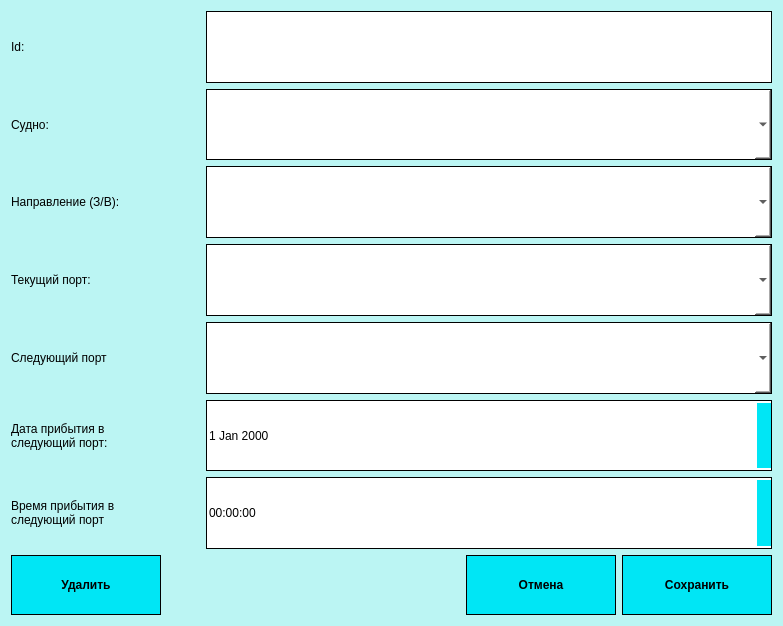
<?xml version="1.0" encoding="UTF-8"?>
<ui version="4.0">
 <class>ROUTE_Dialog</class>
 <widget class="QDialog" name="ROUTE_Dialog">
  <property name="geometry">
   <rect>
    <x>0</x>
    <y>0</y>
    <width>783</width>
    <height>626</height>
   </rect>
  </property>
  <property name="windowTitle">
   <string>Dialog</string>
  </property>
  <property name="styleSheet">
   <string notr="true">QDialog#ROUTE_Dialog {
	background-color: rgb(187, 245, 243);
}</string>
  </property>
  <layout class="QGridLayout" name="gridLayout" rowstretch="90,10">
   <item row="0" column="0">
    <layout class="QVBoxLayout" name="verticalLayout">
     <item>
      <layout class="QHBoxLayout" name="horizontalLayout_2" stretch="25,75">
       <item>
        <widget class="QLabel" name="label">
         <property name="text">
          <string>Id:</string>
         </property>
        </widget>
       </item>
       <item>
        <widget class="QLineEdit" name="lineEdit">
         <property name="sizePolicy">
          <sizepolicy hsizetype="Expanding" vsizetype="Ignored">
           <horstretch>0</horstretch>
           <verstretch>0</verstretch>
          </sizepolicy>
         </property>
         <property name="styleSheet">
          <string notr="true">QLineEdit {
border: 1px solid #000000;
}</string>
         </property>
        </widget>
       </item>
      </layout>
     </item>
     <item>
      <layout class="QHBoxLayout" name="horizontalLayout_3" stretch="25,75">
       <item>
        <widget class="QLabel" name="label_2">
         <property name="text">
          <string>Судно:</string>
         </property>
        </widget>
       </item>
       <item>
        <widget class="QComboBox" name="comboBox_3">
         <property name="sizePolicy">
          <sizepolicy hsizetype="Preferred" vsizetype="Ignored">
           <horstretch>0</horstretch>
           <verstretch>0</verstretch>
          </sizepolicy>
         </property>
         <property name="styleSheet">
          <string notr="true">
QComboBox::drop-down {
    subcontrol-origin: padding;
    subcontrol-position: top right;
     width: 10px;
	background-color:  rgb(0, 230, 245);
    image: url(:/new/prefix1/1.png);
    padding-left: 7px;
	padding-right: 7px;

    border-left-width: 1px;
    border-left-color: black;
    border-left-style: solid;  
 }
QComboBox {
background-color: rgb(255, 255, 255);
border: 1px solid black;
}
QComboBox QAbstractItemView {
    background-color: rgb(255, 255, 255);
 }</string>
         </property>
        </widget>
       </item>
      </layout>
     </item>
     <item>
      <layout class="QHBoxLayout" name="horizontalLayout_4" stretch="25,75">
       <item>
        <widget class="QLabel" name="label_3">
         <property name="text">
          <string>Направление (З/В):</string>
         </property>
        </widget>
       </item>
       <item>
        <widget class="QComboBox" name="comboBox">
         <property name="sizePolicy">
          <sizepolicy hsizetype="Preferred" vsizetype="Ignored">
           <horstretch>0</horstretch>
           <verstretch>0</verstretch>
          </sizepolicy>
         </property>
         <property name="styleSheet">
          <string notr="true">
QComboBox::drop-down {
    subcontrol-origin: padding;
    subcontrol-position: top right;
     width: 10px;
	background-color:  rgb(0, 230, 245);
    image: url(:/new/prefix1/1.png);
    padding-left: 7px;
	padding-right: 7px;

    border-left-width: 1px;
    border-left-color: black;
    border-left-style: solid;  
 }
QComboBox {
background-color: rgb(255, 255, 255);
border: 1px solid black;
}
QComboBox QAbstractItemView {
    background-color: rgb(255, 255, 255);
 }</string>
         </property>
        </widget>
       </item>
      </layout>
     </item>
     <item>
      <layout class="QHBoxLayout" name="horizontalLayout_5" stretch="25,75">
       <item>
        <widget class="QLabel" name="label_4">
         <property name="text">
          <string>Текущий порт:</string>
         </property>
        </widget>
       </item>
       <item>
        <widget class="QComboBox" name="comboBox_2">
         <property name="sizePolicy">
          <sizepolicy hsizetype="Preferred" vsizetype="Ignored">
           <horstretch>0</horstretch>
           <verstretch>0</verstretch>
          </sizepolicy>
         </property>
         <property name="styleSheet">
          <string notr="true">
QComboBox::drop-down {
    subcontrol-origin: padding;
    subcontrol-position: top right;
     width: 10px;
	background-color:  rgb(0, 230, 245);
    image: url(:/new/prefix1/1.png);
    padding-left: 7px;
	padding-right: 7px;

    border-left-width: 1px;
    border-left-color: black;
    border-left-style: solid;  
 }
QComboBox {
background-color: rgb(255, 255, 255);
border: 1px solid black;
}
QComboBox QAbstractItemView {
    background-color: rgb(255, 255, 255);
 }</string>
         </property>
        </widget>
       </item>
      </layout>
     </item>
     <item>
      <layout class="QHBoxLayout" name="horizontalLayout_6" stretch="25,75">
       <item>
        <widget class="QLabel" name="label_5">
         <property name="text">
          <string>Следующий порт</string>
         </property>
        </widget>
       </item>
       <item>
        <widget class="QComboBox" name="comboBox_4">
         <property name="sizePolicy">
          <sizepolicy hsizetype="Preferred" vsizetype="Ignored">
           <horstretch>0</horstretch>
           <verstretch>0</verstretch>
          </sizepolicy>
         </property>
         <property name="styleSheet">
          <string notr="true">
QComboBox::drop-down {
    subcontrol-origin: padding;
    subcontrol-position: top right;
     width: 10px;
	background-color:  rgb(0, 230, 245);
    image: url(:/new/prefix1/1.png);
    padding-left: 7px;
	padding-right: 7px;

    border-left-width: 1px;
    border-left-color: black;
    border-left-style: solid;  
 }
QComboBox {
background-color: rgb(255, 255, 255);
border: 1px solid black;
}
QComboBox QAbstractItemView {
    background-color: rgb(255, 255, 255);
 }</string>
         </property>
        </widget>
       </item>
      </layout>
     </item>
     <item>
      <layout class="QHBoxLayout" name="horizontalLayout_7" stretch="25,75">
       <item>
        <widget class="QLabel" name="label_6">
         <property name="text">
          <string>Дата прибытия в
следующий порт:</string>
         </property>
        </widget>
       </item>
       <item>
        <widget class="QDateEdit" name="dateEdit_2">
         <property name="sizePolicy">
          <sizepolicy hsizetype="Minimum" vsizetype="Ignored">
           <horstretch>0</horstretch>
           <verstretch>0</verstretch>
          </sizepolicy>
         </property>
         <property name="styleSheet">
          <string notr="true">QDateEdit {
background-color: rgb(255, 255, 255);
border: 1px solid #000000;
}
QDateEdit::up-button {
     background-color: rgb(0, 230, 245);
 }
QDateEdit::up-button:hover {
     background-color: rgb(0, 243, 255);
 }
QDateEdit::down-button {
     background-color: rgb(0, 230, 245);
 }
QDateEdit::down-button:hover {
     background-color: rgb(0, 243, 255);
 }
QDateEdit::up-arrow {
    image: url(:/new/prefix1/11.png);
     width: 7px;
     height: 7px;
 }
QDateEdit::down-arrow {
    image: url(:/new/prefix1/1.png);
     width: 7px;
     height: 7px;
 }
QDateEdit::down-button:pressed {
	border: 3px solid #000000;
}
QDateEdit::up-button:pressed {
	border: 3px solid #000000;
}


</string>
         </property>
        </widget>
       </item>
      </layout>
     </item>
     <item>
      <layout class="QHBoxLayout" name="horizontalLayout_8" stretch="25,75">
       <item>
        <widget class="QLabel" name="label_7">
         <property name="text">
          <string>Время прибытия в
следующий порт</string>
         </property>
        </widget>
       </item>
       <item>
        <widget class="QTimeEdit" name="timeEdit">
         <property name="sizePolicy">
          <sizepolicy hsizetype="Minimum" vsizetype="Ignored">
           <horstretch>0</horstretch>
           <verstretch>0</verstretch>
          </sizepolicy>
         </property>
         <property name="styleSheet">
          <string notr="true">QTimeEdit {
background-color: rgb(255, 255, 255);
border: 1px solid #000000;
}
QTimeEdit::up-button {
     background-color: rgb(0, 230, 245);
 }
QTimeEdit::up-button:hover {
     background-color: rgb(0, 243, 255);
 }
QTimeEdit::down-button {
     background-color: rgb(0, 230, 245);
 }
QTimeEdit::down-button:hover {
     background-color: rgb(0, 243, 255);
 }
QTimeEdit::up-arrow {
    image: url(:/new/prefix1/11.png);
     width: 7px;
     height: 7px;
 }
QTimeEdit::down-arrow {
    image: url(:/new/prefix1/1.png);
     width: 7px;
     height: 7px;
 }
QTimeEdit::down-button:pressed {
	border: 3px solid #000000;
}
QTimeEdit::up-button:pressed {
	border: 3px solid #000000;
}


</string>
         </property>
        </widget>
       </item>
      </layout>
     </item>
    </layout>
   </item>
   <item row="1" column="0">
    <layout class="QHBoxLayout" name="horizontalLayout" stretch="20,40,20,20">
     <item>
      <widget class="QPushButton" name="pushButton_3">
       <property name="sizePolicy">
        <sizepolicy hsizetype="Minimum" vsizetype="Ignored">
         <horstretch>0</horstretch>
         <verstretch>0</verstretch>
        </sizepolicy>
       </property>
       <property name="styleSheet">
        <string notr="true">QPushButton {
background-color: rgb(0, 230, 245);
font:bold;
border: 1px solid #000000;
}
QPushButton::hover {
	background-color: rgb(0, 243, 255);
}
QPushButton::pressed {
	border: 3px solid #000000;
}</string>
       </property>
       <property name="text">
        <string>Удалить</string>
       </property>
       <property name="autoDefault">
        <bool>false</bool>
       </property>
      </widget>
     </item>
     <item>
      <spacer name="horizontalSpacer">
       <property name="orientation">
        <enum>Qt::Horizontal</enum>
       </property>
       <property name="sizeHint" stdset="0">
        <size>
         <width>40</width>
         <height>20</height>
        </size>
       </property>
      </spacer>
     </item>
     <item>
      <widget class="QPushButton" name="pushButton">
       <property name="sizePolicy">
        <sizepolicy hsizetype="Minimum" vsizetype="Ignored">
         <horstretch>0</horstretch>
         <verstretch>0</verstretch>
        </sizepolicy>
       </property>
       <property name="styleSheet">
        <string notr="true">QPushButton {
background-color: rgb(0, 230, 245);
font:bold;
border: 1px solid #000000;
}
QPushButton::hover {
	background-color: rgb(0, 243, 255);
}
QPushButton::pressed {
	border: 3px solid #000000;
}</string>
       </property>
       <property name="text">
        <string>Отмена</string>
       </property>
      </widget>
     </item>
     <item>
      <widget class="QPushButton" name="pushButton_2">
       <property name="sizePolicy">
        <sizepolicy hsizetype="Minimum" vsizetype="Ignored">
         <horstretch>0</horstretch>
         <verstretch>0</verstretch>
        </sizepolicy>
       </property>
       <property name="styleSheet">
        <string notr="true">QPushButton {
background-color: rgb(0, 230, 245);
font:bold;
border: 1px solid #000000;
}
QPushButton::hover {
	background-color: rgb(0, 243, 255);
}
QPushButton::pressed {
	border: 3px solid #000000;
}</string>
       </property>
       <property name="text">
        <string>Сохранить</string>
       </property>
       <property name="autoDefault">
        <bool>false</bool>
       </property>
      </widget>
     </item>
    </layout>
   </item>
  </layout>
 </widget>
 <resources/>
 <connections/>
</ui>
